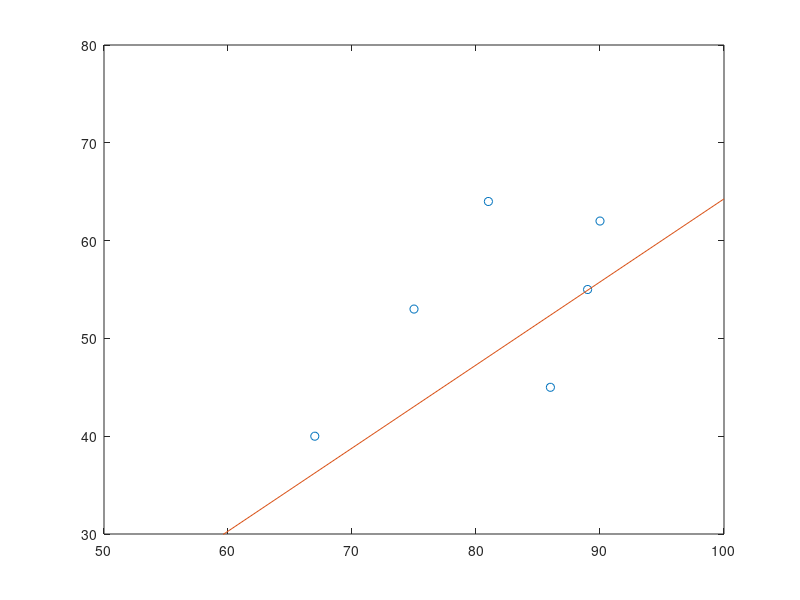
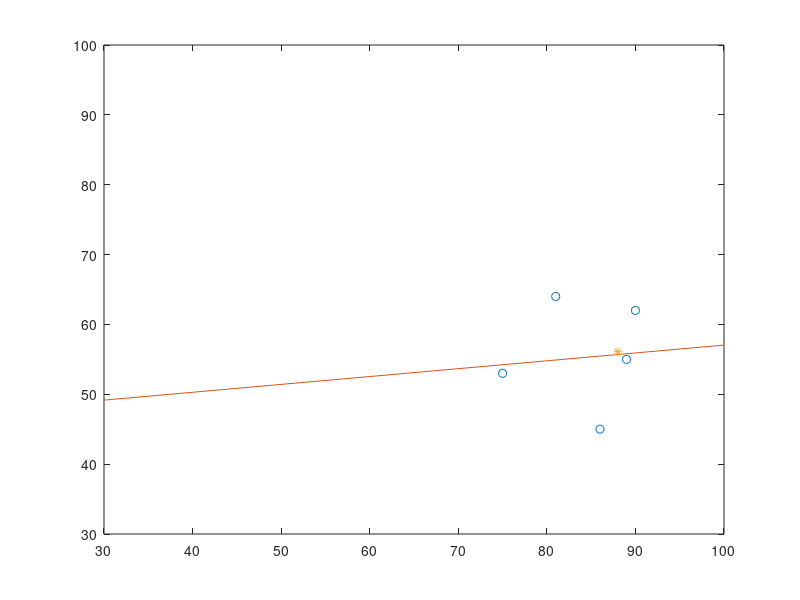
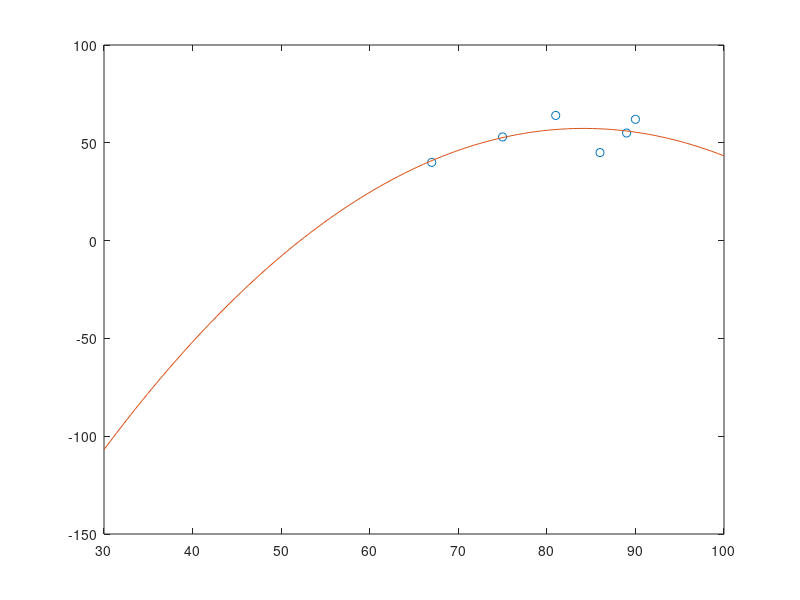
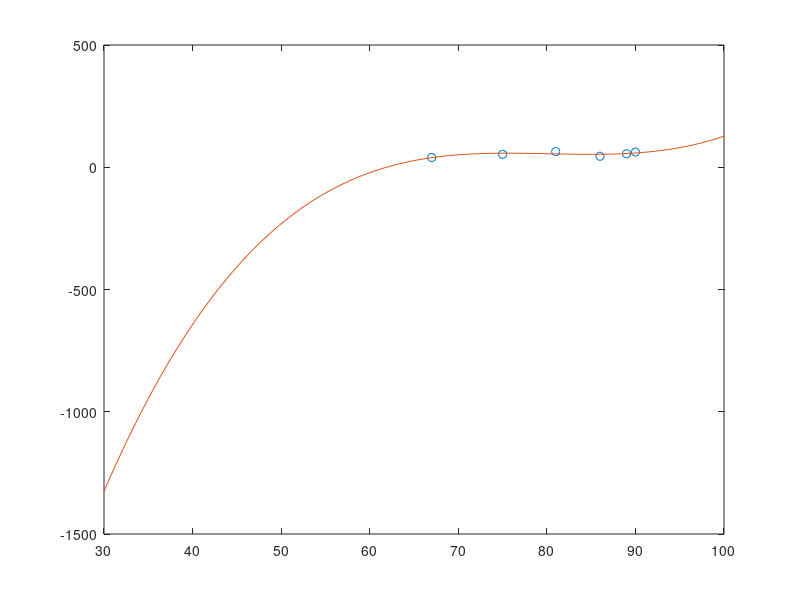

Reproduce these figures in MATLAB, in order.
% EXERCISE 1
%Initializing data: 
%X = body wight(Kg)
X = [90 86 67 89 81 75];
%Y = heart rate at rest
Y = [62 45 40 55 64 53];

%A)
%Graph the data:
figure, plot(X,Y,'o');
axis([50 100 30 80]); 
%Semmengly, it hasn`t got linear relation-ship.

%B)
%Write the regression line

Sxx = sum(X.*X); 
Sx = sum(X);
Sxy = sum(X.*Y);
Sy = sum(Y);
n = length(X);
A = [Sxx Sx; Sx n];
b = [Sxy Sy]';
sol = A\b
hold on;
%limits of the line
xl = [30 100]; 
yl = [sol(2) sol(1)*100+sol(2)];
%Write the line
plot(xl, yl);
hold off;
% The coefficent determine the slope. It can predict approximately the result with a
% given entry.

%C)
%without (67,40)
X = [90 86 89 81 75];
Y = [62 45 55 64 53];

%Graph the data:
figure, plot(X,Y,'o');
axis([30 100 30 100]); 

%Write the regression line
Sxx = sum(X.*X); 
Sx = sum(X);
Sxy = sum(X.*Y);
Sy = sum(Y);
n = length(X);
A = [Sxx Sx; Sx n];
b = [Sxy Sy]';
sol = A\b
hold on;
%limits of the line
xl = [30 100]; 
yl = [sol(2) sol(1)*100+sol(2)];
%Write the line
plot(xl, yl);
hold off;
%We can observe that the line change his slope. Its happen because
%the point (67,40) was the most "different" in the group, and not taking
%account it, the coefficents changes.

%D)
%Predict the heart rate for 88Kg
hold on, plot(88, sol(1)*88+sol(2), '*');
HR = sol(1)*88+sol(2)

%E)
%(90,62) or (88,56.0995) because are closer to the stright line. This line
%is the adjustment of the function. 

%F) Apply polynomial fitting.
X = [90 86 67 89 81 75];
Y = [62 45 40 55 64 53];

%We can use the function of patern: Polyfit(x,y,g). 
sol = polyfit(X,Y,2); %2 is the grade of the polynomial function.
figure, plot(X,Y,'o');
domX = linspace(30,100);
hold on, plot(domX, polyval(sol,domX));
%the line can adjust better to the data

%G) Compute grade 3.
sol = polyfit(X,Y,3);
figure, plot(X,Y,'o');
hold on, plot(linspace(30,100), polyval(sol,linspace(30,100)));
% We can observe that the line can adjust better. It's this, because the
% data don't have linear relation-ship.

%H) Calculate
X = [90 86 67 89 81 75];
Y = [62 45 40 55 64 53];
newY = 1./(Y.*Y);
nY = log(newY);
sol = polyfit(X, nY, 1);
b = sol(1);
C = sol(2);
a = exp(C);
domX = linspace(min(X), max(X));
figure, plot(X,nY,'o');
%hold on, plot(domX, a*exp(-b*domX));
hold on, plot(domX, 1./(b*domX));

%I) Calculate
X = [90 86 67 89 81 75];
Y = [62 45 40 55 64 53];
newX = X./100;
newY = 3*newX.*exp(2*newX);
nY = log(newY./newX)';
A = [newX' ones(size(X))'];
sol = pinv(A)*nY;
b = sol(2);
a = sol(1);
c = exp(b);
figure, plot(newX, newY, 'o');
dom = linspace(min(newX),max(newX));
hold on, plot(dom, (a*b*dom+c));
hold off;


